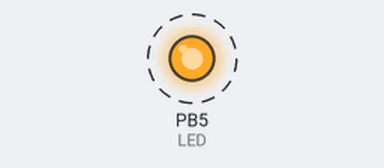
The program below on a simulated ATmega328P, built with avr-gcc and emulated at 16 MHz. On the bench: output pins drawn as LEDs (lit = HIGH). Dashed ring = blinking.

Above: at 0.2 s.
Timing chart, 0 to 3.0 s (numbered marks = the images above):
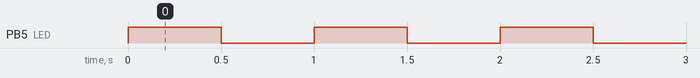

The program:

main.c
```c
#include <stdint.h>

#define F_CPU 16000000UL

#define CYCLES_PER_LOOP 10UL

#define DELAY_COUNT (F_CPU / 1000UL / CYCLES_PER_LOOP)

#define DDRB (*(volatile uint8_t*)0x24)
#define PORTB (*(volatile uint8_t*)0x25)

#define LED 5

static inline void delay_ms(uint16_t ms); //static means it only visible in this program only
                                          //inline means suggest the complier to insert the function directly where it calls to stop delays

int main(void){
    DDRB |= (1<<LED);

    while(1){
        PORTB ^= (1<<LED);
        delay_ms(1000);
    }

}

static inline void delay_ms(uint16_t ms){
    for(uint16_t i = 0; i<ms; i++){
        for(uint16_t j=0; j<DELAY_COUNT; ++j){
            __asm__ __volatile__("nop");
        }
    }
}
```

Measured:
- by itself, PB5 (LED): alternates HIGH for 0.50 s and LOW for 0.50 s
